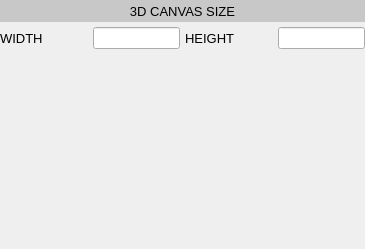
<?xml version="1.0" encoding="UTF-8"?>
<ui version="4.0">
  <class>GuiPanelTemplate</class>
  <widget class="QWidget" name="guiPanelTemplate">

    <layout class="QVBoxLayout" name="guiPanelTemplateVBoxLayout">
      <property name="leftMargin">
	<number>0</number>
      </property>
      <property name="topMargin">
	<number>0</number>
      </property>
      <property name="rightMargin">
	<number>0</number>
      </property>
      <property name="bottomMargin">
	<number>0</number>
      </property>
      <property name="spacing">
	<number>5</number>
      </property>

      <!-- row 0 -->

      <item> <!-- templateVBoxLayout -->
	<widget class="QLabel" name="labelVariables">
	  <property name="sizePolicy">
	    <sizepolicy hsizetype="Expanding" vsizetype="Fixed">
	      <horstretch>1</horstretch>
	      <verstretch>0</verstretch>
	    </sizepolicy>
	  </property>
	  <property name="minimumSize">
	    <size>
	      <width>50</width>
	      <height>22</height>
	    </size>
	  </property>
	  <property name="maximumSize">
	    <size>
	      <width>10000</width>
	      <height>22</height>
	    </size>
	  </property>
	  <property name="alignment">
	    <set>Qt::AlignHCenter|Qt::AlignVCenter</set>
	  </property>
	  <property name="styleSheet">
	    <string notr="true">QLabel { background-color : rgb(200,200,200); color : black; }</string>
	  </property>
	  <property name="text">
	    <string>3D CANVAS SIZE</string>
	  </property>
	  <property name="font">
	    <font>
	      <pointsize>10</pointsize>
	    </font>
	  </property>
	</widget>
      </item>

      <item> <!-- templateVBoxLayout -->
	<widget class="QWidget" name="panelVariables">
	  <property name="sizePolicy">
	    <sizepolicy hsizetype="Expanding" vsizetype="Fixed">
	      <horstretch>0</horstretch>
	      <verstretch>0</verstretch>
	    </sizepolicy>
	  </property>

	  <layout class="QGridLayout" name="panelVariablesGridLayout">
	    <property name="leftMargin">
	      <number>0</number>
	    </property>
	    <property name="topMargin">
	      <number>0</number>
	    </property>
	    <property name="rightMargin">
	      <number>0</number>
	    </property>
	    <property name="bottomMargin">
	      <number>0</number>
	    </property>
	    <property name="spacing">
	      <number>5</number>
	    </property>

	    <item row="0" column="0">
	      <widget class="QLabel" name="labelPanelTemplateWidth">
		<property name="sizePolicy">
		  <sizepolicy hsizetype="Expanding" vsizetype="Fixed">
		    <horstretch>1</horstretch>
		    <verstretch>0</verstretch>
		  </sizepolicy>
		</property>
		<property name="minimumSize">
		  <size>
		    <width>50</width>
		    <height>22</height>
		  </size>
		</property>
		<property name="maximumSize">
		  <size>
		    <width>10000</width>
		    <height>22</height>
		  </size>
		</property>
		<property name="alignment">
		  <set>Qt::AlignLeft|Qt::AlignVCenter</set>
		</property>
		<property name="margin">
		  <number>5</number>
		</property>
		<property name="text">
		  <string>WIDTH</string>
		</property>
		<property name="font">
		  <font>
		    <pointsize>10</pointsize>
		  </font>
		</property>
	      </widget> <!-- "labelPanelTemplateWidth" -->
	    </item>

	    <item row="0" column="1">
	      <widget class="QLineEdit" name="editPanelTemplateWidth">
		<property name="sizePolicy">
		  <sizepolicy hsizetype="Expanding" vsizetype="Fixed">
		    <horstretch>1</horstretch>
		    <verstretch>0</verstretch>
		  </sizepolicy>
		</property>
		<property name="minimumSize">
		  <size>
		    <width>50</width>
		    <height>22</height>
		  </size>
		</property>
		<property name="maximumSize">
		  <size>
		    <width>10000</width>
		    <height>22</height>
		  </size>
		</property>
		<property name="text">
		  <string/>
		</property>
		<property name="readOnly">
		  <bool>true</bool>
		</property>
		<property name="font">
		  <font>
		    <pointsize>10</pointsize>
		  </font>
		</property>
	      </widget> <!-- "editPanelTemplateWidth" -->
	    </item>

	    <item row="0" column="2">
	      <widget class="QLabel" name="labelPanelTemplateHeight">
		<property name="sizePolicy">
		  <sizepolicy hsizetype="Expanding" vsizetype="Fixed">
		    <horstretch>1</horstretch>
		    <verstretch>0</verstretch>
		  </sizepolicy>
		</property>
		<property name="minimumSize">
		  <size>
		    <width>50</width>
		    <height>22</height>
		  </size>
		</property>
		<property name="maximumSize">
		  <size>
		    <width>10000</width>
		    <height>22</height>
		  </size>
		</property>
		<property name="margin">
		  <number>5</number>
		</property>
		<property name="alignment">
		  <set>Qt::AlignLeft|Qt::AlignVCenter</set>
		</property>
		<property name="text">
		  <string>HEIGHT</string>
		</property>
		<property name="font">
		  <font>
		    <pointsize>10</pointsize>
		  </font>
		</property>
	      </widget> <!-- "labelPanelTemplateHeight" -->
	    </item>

	    <item row="0" column="3">
	      <widget class="QLineEdit" name="editPanelTemplateHeight">
		<property name="sizePolicy">
		  <sizepolicy hsizetype="Expanding" vsizetype="Fixed">
		    <horstretch>1</horstretch>
		    <verstretch>0</verstretch>
		  </sizepolicy>
		</property>
		<property name="minimumSize">
		  <size>
		    <width>50</width>
		    <height>22</height>
		  </size>
		</property>
		<property name="maximumSize">
		  <size>
		    <width>10000</width>
		    <height>22</height>
		  </size>
		</property>
		<property name="text">
		  <string/>
		</property>
		<property name="readOnly">
		  <bool>true</bool>
		</property>
		<property name="font">
		  <font>
		    <pointsize>10</pointsize>
		  </font>
		</property>
	      </widget> <!-- "editPanelTemplateHeight" -->
	    </item>

	    
	  </layout> <!-- "panelVariablesGridLayout" -->
	</widget> <!-- "panelVariables" -->
      </item>

      <item>
	<spacer name="toolsVerticalSpacer">
	  <property name="orientation">
	    <enum>Qt::Vertical</enum>
	  </property>
	  <property name="sizeHint" stdset="0">
	    <size>
	      <width>200</width>
	      <height>200</height>
	    </size>
	  </property>
	</spacer>
      </item>

    </layout> <!-- "templateVBoxLayout" -->
  </widget> <!-- "guiPanelTemplate" -->

  <resources/>
  <connections/>
</ui>
